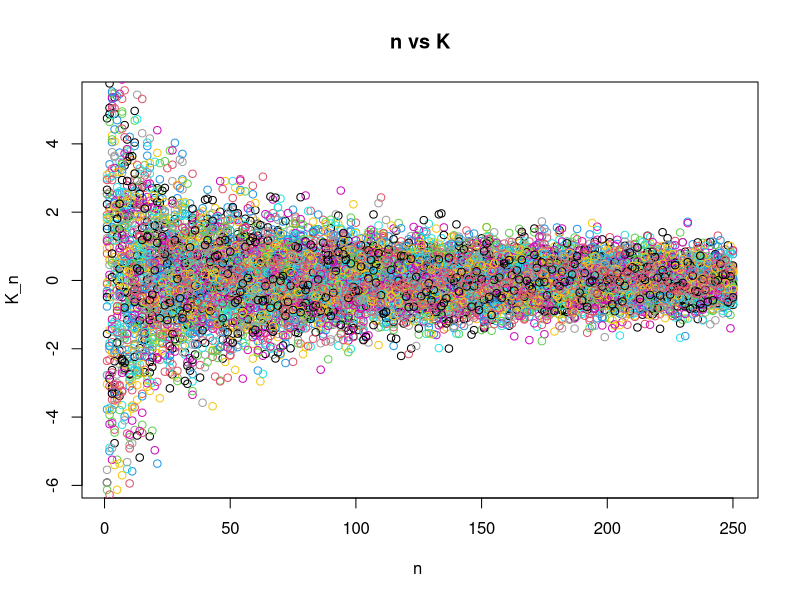
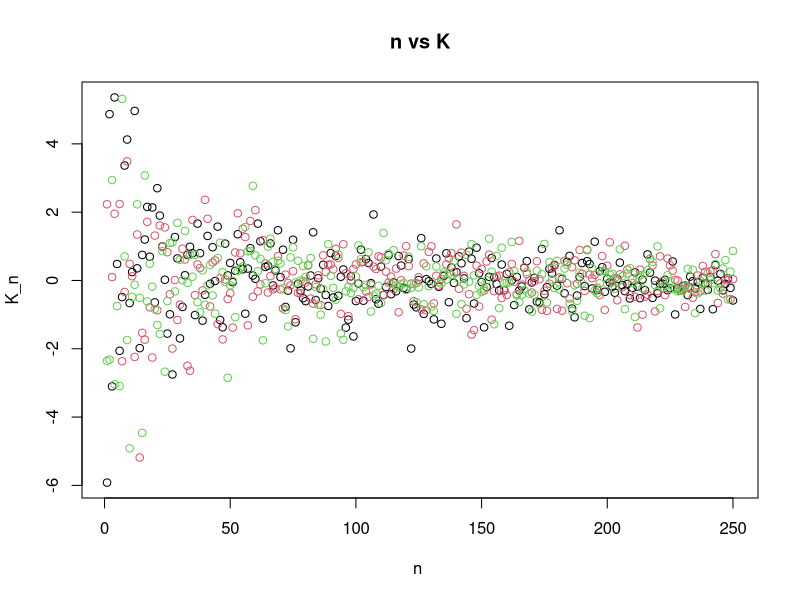

Recreate these plots in R, in order.
###
# Jimmy Hickey
# 2019-07-18
# Sampling Distribution of the Laplace Distribution.
###

set.seed(1978)

# Problem 1.

# d.

# We’ll generate N = 50 values of L and K for every value of n from 1 to 250.
# That is, consider n = 1. We want to generate N = 50 datasets with n = 1.
# For each data set we want to find L and K. Now, for n = 2 we want to
# generate 50 datasets, find L and K for each one. All the way until we get to
# n = 250.

max_sample_size = 250 
n = seq(1:max_sample_size)
N = 50

K_Matrix = matrix(data = NA, nrow = N, ncol = max_sample_size)
L_Matrix = matrix(data = NA, nrow = N, ncol = max_sample_size)

mu = 0
b = 5

# F inverse
# Plug in values from a Uniform(0, 1) into the y parameter
# to get a realization of the Laplace CDF
F_inv = function(mu, b, y){
  return(mu - b * sign(y - 0.5) * log(1 - 2 * abs(y - 0.5)))
}

# L inverse
# Sum the squares of an array of inputs and divide by the length
L_inv = function(ys){
  n = length(ys)
  return(1/n * sum(ys^2))
}


# K inverse
# Sum an array of inputs and divide by the length
K_inv = function(ys){
  n = length(ys)
  return(1/n * sum(ys))
} 


# Loop over sample sizes
for (j in 1:max_sample_size){
  
  # Loop through data sets
  for (i in 1:N){
    random = runif(n[j])
    K_Matrix[i, j] = K_inv(F_inv(mu, b, random))
    L_Matrix[i, j] = L_inv(F_inv(mu, b, random))
  }
}

# Plotting K and L

plot(n, K_Matrix[1,], main="n vs K", 
     xlab="n ", ylab="K_n", add = TRUE)

for (i in 2:50){
  points(n, K_Matrix[i,], col = i)
  
}

plot(n, K_Matrix[1,], main="n vs K", 
     xlab="n ", ylab="K_n", add = TRUE)

points(n, K_Matrix[25,], col = 2)

points(n, K_Matrix[50,], col = 3)
